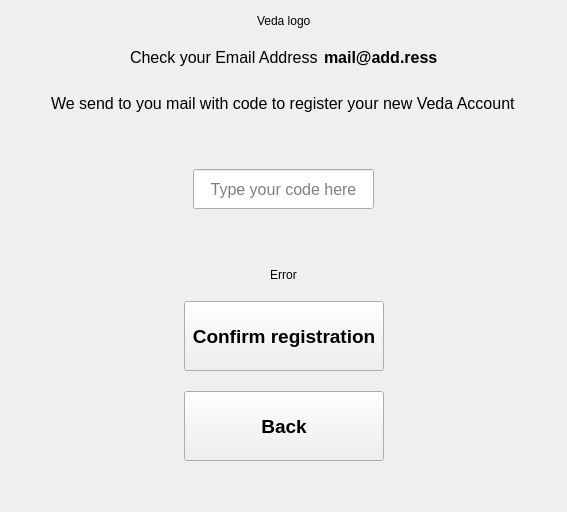
       <widget class="QWidget" name="page4Registration2Stage">
        <layout class="QGridLayout" name="gridLayout_11">
         <item row="0" column="0">
          <layout class="QHBoxLayout" name="horizontalLayout_28">
           <item>
            <spacer name="horizontalSpacer_48">
             <property name="orientation">
              <enum>Qt::Horizontal</enum>
             </property>
             <property name="sizeHint" stdset="0">
              <size>
               <width>40</width>
               <height>20</height>
              </size>
             </property>
            </spacer>
           </item>
           <item>
            <widget class="QLabel" name="reg2LogoLabel">
             <property name="text">
              <string>Veda logo</string>
             </property>
            </widget>
           </item>
           <item>
            <spacer name="horizontalSpacer_49">
             <property name="orientation">
              <enum>Qt::Horizontal</enum>
             </property>
             <property name="sizeHint" stdset="0">
              <size>
               <width>40</width>
               <height>20</height>
              </size>
             </property>
            </spacer>
           </item>
          </layout>
         </item>
         <item row="1" column="0">
          <layout class="QVBoxLayout" name="verticalLayout_15">
           <item>
            <layout class="QHBoxLayout" name="horizontalLayout_27" stretch="0,0,0,0">
             <item>
              <spacer name="horizontalSpacer_42">
               <property name="orientation">
                <enum>Qt::Horizontal</enum>
               </property>
               <property name="sizeHint" stdset="0">
                <size>
                 <width>40</width>
                 <height>20</height>
                </size>
               </property>
              </spacer>
             </item>
             <item>
              <widget class="QLabel" name="label4Page4">
               <property name="minimumSize">
                <size>
                 <width>0</width>
                 <height>40</height>
                </size>
               </property>
               <property name="font">
                <font>
                 <pointsize>12</pointsize>
                </font>
               </property>
               <property name="text">
                <string>Check your Email Address</string>
               </property>
              </widget>
             </item>
             <item>
              <widget class="QLabel" name="reg2MailLabel">
               <property name="minimumSize">
                <size>
                 <width>0</width>
                 <height>40</height>
                </size>
               </property>
               <property name="font">
                <font>
                 <pointsize>12</pointsize>
                 <weight>75</weight>
                 <bold>true</bold>
                </font>
               </property>
               <property name="text">
                <string>mail@add.ress</string>
               </property>
              </widget>
             </item>
             <item>
              <spacer name="horizontalSpacer_43">
               <property name="orientation">
                <enum>Qt::Horizontal</enum>
               </property>
               <property name="sizeHint" stdset="0">
                <size>
                 <width>40</width>
                 <height>20</height>
                </size>
               </property>
              </spacer>
             </item>
            </layout>
           </item>
           <item>
            <layout class="QHBoxLayout" name="horizontalLayout_26" stretch="0,0,0">
             <item>
              <spacer name="horizontalSpacer_44">
               <property name="orientation">
                <enum>Qt::Horizontal</enum>
               </property>
               <property name="sizeHint" stdset="0">
                <size>
                 <width>40</width>
                 <height>20</height>
                </size>
               </property>
              </spacer>
             </item>
             <item>
              <widget class="QLabel" name="label6Page4">
               <property name="minimumSize">
                <size>
                 <width>0</width>
                 <height>40</height>
                </size>
               </property>
               <property name="font">
                <font>
                 <pointsize>12</pointsize>
                </font>
               </property>
               <property name="text">
                <string>We send to you mail with code to register your new Veda Account</string>
               </property>
              </widget>
             </item>
             <item>
              <spacer name="horizontalSpacer_45">
               <property name="orientation">
                <enum>Qt::Horizontal</enum>
               </property>
               <property name="sizeHint" stdset="0">
                <size>
                 <width>40</width>
                 <height>20</height>
                </size>
               </property>
              </spacer>
             </item>
            </layout>
           </item>
           <item>
            <spacer name="verticalSpacer_32">
             <property name="orientation">
              <enum>Qt::Vertical</enum>
             </property>
             <property name="sizeHint" stdset="0">
              <size>
               <width>20</width>
               <height>40</height>
              </size>
             </property>
            </spacer>
           </item>
           <item>
            <layout class="QHBoxLayout" name="horizontalLayout_25" stretch="1,1,1">
             <item>
              <spacer name="horizontalSpacer_40">
               <property name="orientation">
                <enum>Qt::Horizontal</enum>
               </property>
               <property name="sizeHint" stdset="0">
                <size>
                 <width>40</width>
                 <height>20</height>
                </size>
               </property>
              </spacer>
             </item>
             <item>
              <widget class="QLineEdit" name="reg2CodeLineEdit">
               <property name="minimumSize">
                <size>
                 <width>0</width>
                 <height>40</height>
                </size>
               </property>
               <property name="font">
                <font>
                 <pointsize>12</pointsize>
                </font>
               </property>
               <property name="alignment">
                <set>Qt::AlignCenter</set>
               </property>
               <property name="placeholderText">
                <string>Type your code here</string>
               </property>
              </widget>
             </item>
             <item>
              <spacer name="horizontalSpacer_41">
               <property name="orientation">
                <enum>Qt::Horizontal</enum>
               </property>
               <property name="sizeHint" stdset="0">
                <size>
                 <width>40</width>
                 <height>20</height>
                </size>
               </property>
              </spacer>
             </item>
            </layout>
           </item>
           <item>
            <spacer name="verticalSpacer_31">
             <property name="orientation">
              <enum>Qt::Vertical</enum>
             </property>
             <property name="sizeHint" stdset="0">
              <size>
               <width>20</width>
               <height>40</height>
              </size>
             </property>
            </spacer>
           </item>
           <item>
            <widget class="QLabel" name="reg2ErrorLabel">
             <property name="minimumSize">
              <size>
               <width>0</width>
               <height>40</height>
              </size>
             </property>
             <property name="text">
              <string>Error</string>
             </property>
             <property name="alignment">
              <set>Qt::AlignCenter</set>
             </property>
            </widget>
           </item>
           <item>
            <layout class="QHBoxLayout" name="horizontalLayout_12">
             <item>
              <spacer name="horizontalSpacer_46">
               <property name="orientation">
                <enum>Qt::Horizontal</enum>
               </property>
               <property name="sizeHint" stdset="0">
                <size>
                 <width>40</width>
                 <height>20</height>
                </size>
               </property>
              </spacer>
             </item>
             <item>
              <layout class="QVBoxLayout" name="verticalLayout_14">
               <property name="spacing">
                <number>20</number>
               </property>
               <item>
                <widget class="QPushButton" name="reg2ConfirmButton">
                 <property name="minimumSize">
                  <size>
                   <width>200</width>
                   <height>70</height>
                  </size>
                 </property>
                 <property name="font">
                  <font>
                   <pointsize>14</pointsize>
                   <weight>75</weight>
                   <bold>true</bold>
                  </font>
                 </property>
                 <property name="text">
                  <string>Confirm registration</string>
                 </property>
                 <property name="default">
                  <bool>false</bool>
                 </property>
                </widget>
               </item>
               <item>
                <widget class="QPushButton" name="reg2BackButton">
                 <property name="minimumSize">
                  <size>
                   <width>200</width>
                   <height>70</height>
                  </size>
                 </property>
                 <property name="font">
                  <font>
                   <pointsize>14</pointsize>
                   <weight>75</weight>
                   <bold>true</bold>
                  </font>
                 </property>
                 <property name="text">
                  <string>Back</string>
                 </property>
                </widget>
               </item>
              </layout>
             </item>
             <item>
              <spacer name="horizontalSpacer_47">
               <property name="orientation">
                <enum>Qt::Horizontal</enum>
               </property>
               <property name="sizeHint" stdset="0">
                <size>
                 <width>40</width>
                 <height>20</height>
                </size>
               </property>
              </spacer>
             </item>
            </layout>
           </item>
           <item>
            <spacer name="verticalSpacer_30">
             <property name="orientation">
              <enum>Qt::Vertical</enum>
             </property>
             <property name="sizeHint" stdset="0">
              <size>
               <width>20</width>
               <height>40</height>
              </size>
             </property>
            </spacer>
           </item>
          </layout>
         </item>
        </layout>
       </widget>
